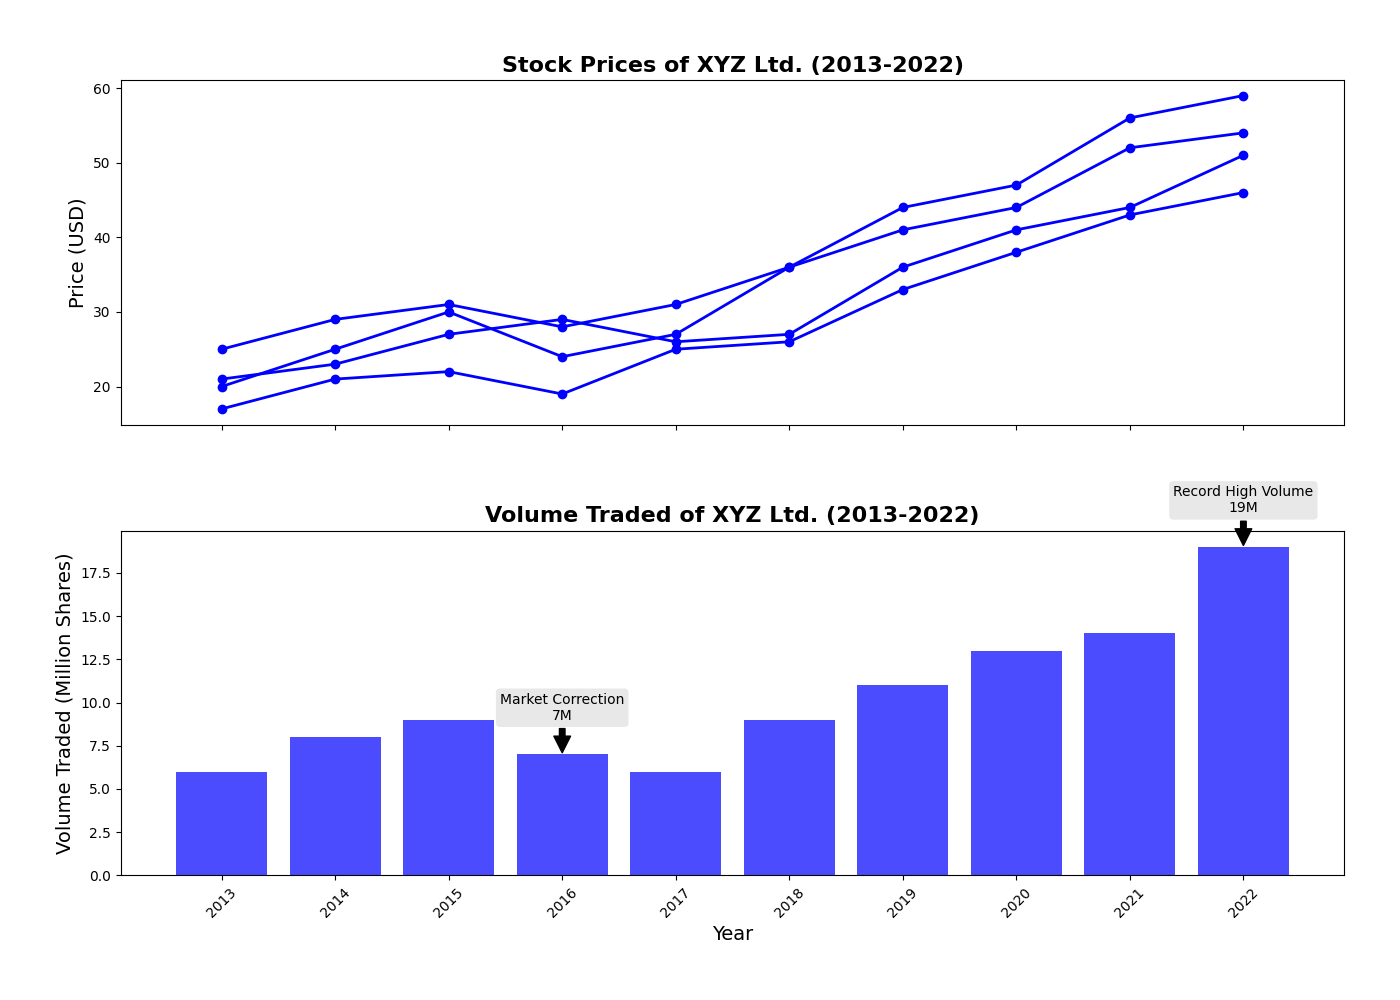

The Python source for this figure:
import matplotlib.pyplot as plt
import numpy as np

years = np.arange(2013, 2023, 1)

opening_price = np.array([21, 23, 27, 29, 26, 27, 36, 41, 44, 51])
closing_price = np.array([20, 25, 30, 24, 27, 36, 41, 44, 52, 54])
highest_price = np.array([25, 29, 31, 28, 31, 36, 44, 47, 56, 59])
lowest_price = np.array([17, 21, 22, 19, 25, 26, 33, 38, 43, 46])

volume_traded = np.array([6, 8, 9, 7, 6, 9, 11, 13, 14, 19])

fig, axes = plt.subplots(2, 1, figsize=(14, 10), sharex=True)

axes[0].plot(years, opening_price, marker='o', color='blue', linewidth=2)
axes[0].plot(years, closing_price, marker='o', color='blue', linewidth=2)
axes[0].plot(years, highest_price, marker='o', color='blue', linewidth=2)
axes[0].plot(years, lowest_price, marker='o', color='blue', linewidth=2)

axes[0].set_title('Stock Prices of XYZ Ltd. (2013-2022)', fontsize=16, fontweight='bold')
axes[0].set_ylabel('Price (USD)', fontsize=14)

axes[1].bar(years, volume_traded, color='blue', alpha=0.7)
axes[1].set_title('Volume Traded of XYZ Ltd. (2013-2022)', fontsize=16, fontweight='bold')
axes[1].set_xlabel('Year', fontsize=14)
axes[1].set_ylabel('Volume Traded (Million Shares)', fontsize=14)

significant_years = [2016, 2022]
events = ['Market Correction', 'Record High Volume']
volume_spots = volume_traded[np.isin(years, significant_years)]

for (year, event, volume) in zip(significant_years, events, volume_spots):
    axes[1].annotate(f'{event}\n{volume}M', xy=(year, volume), xytext=(year, volume + 2),
                     arrowprops=dict(facecolor='black', shrink=0.05), fontsize=10, ha='center', bbox=dict(boxstyle="round,pad=0.3", edgecolor='none', facecolor='lightgrey', alpha=0.5))

plt.xticks(years, rotation=45)

plt.tight_layout(pad=4)

plt.show()
